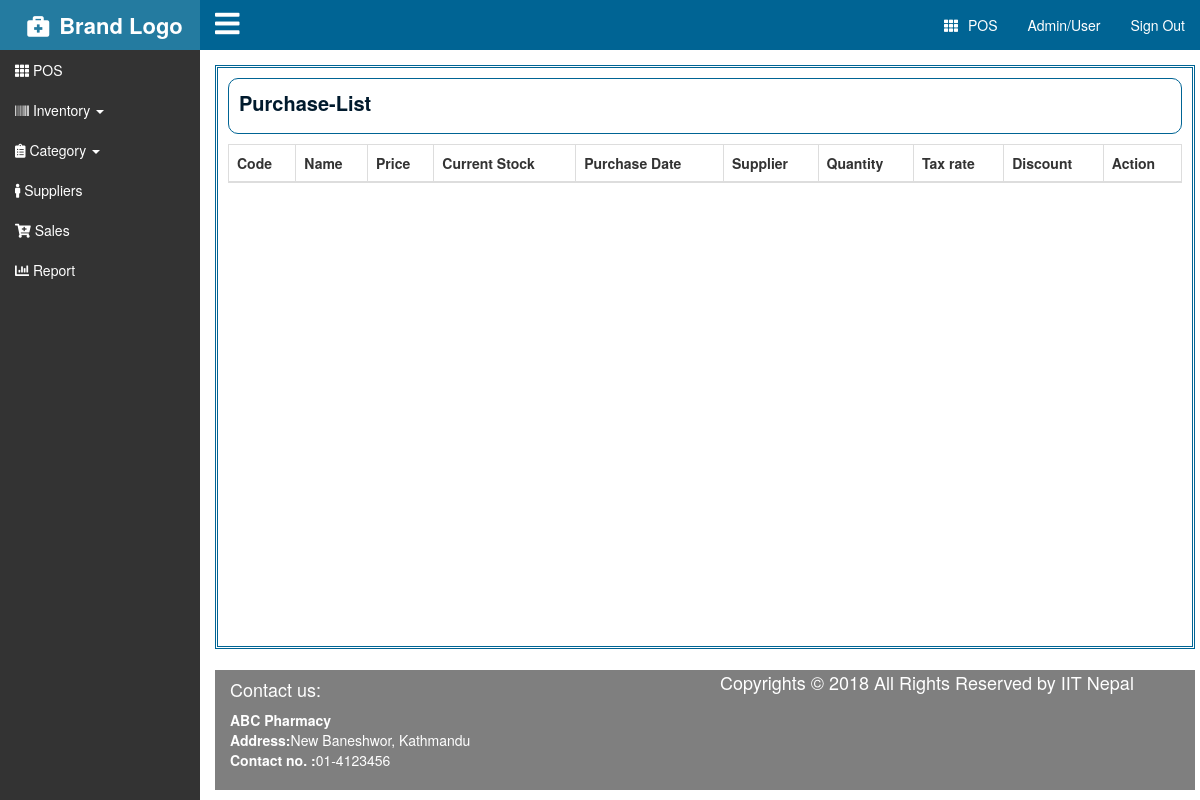
Page /purchase/purchase/ on the earlier database version.
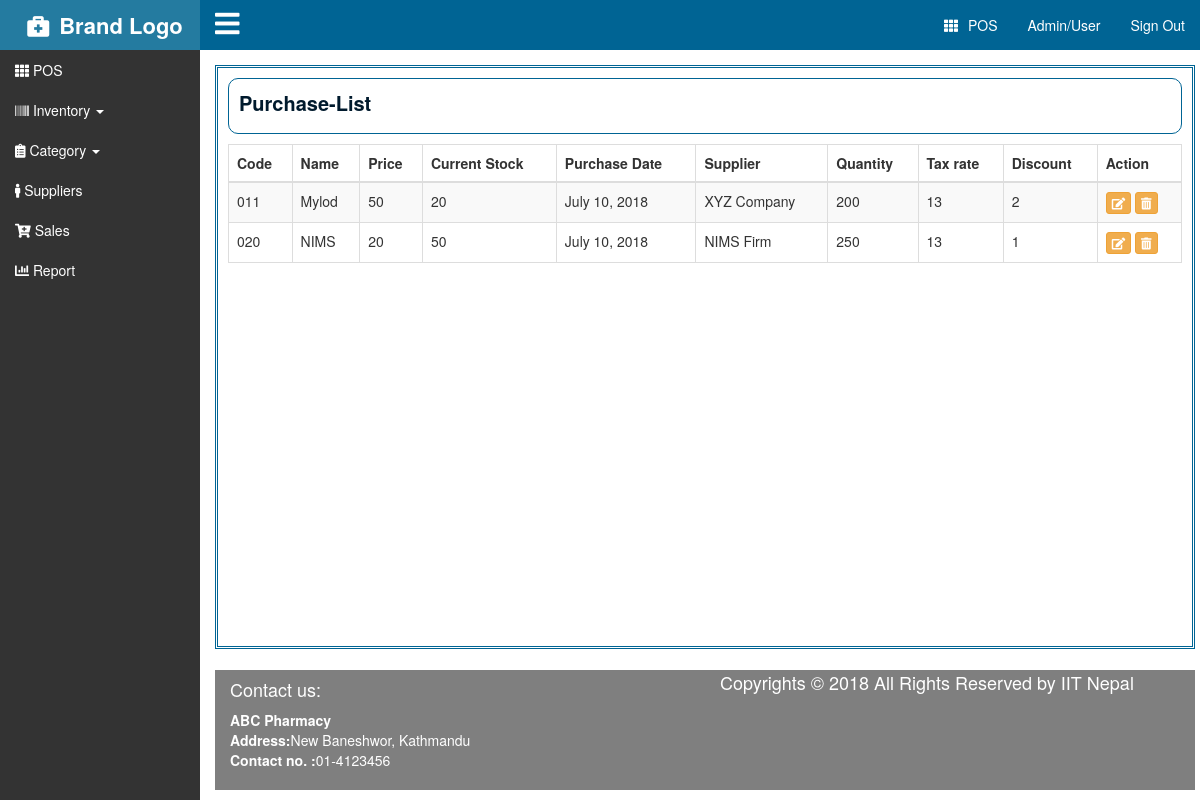
Same page on the later database version.
### purchase/models.py (models this page shows, shortened)
class Purchase(models.Model):
        product_id=models.CharField(max_length=30)
        product_name=models.CharField(max_length=30)
        prodct_price=models.IntegerField()
        currrent_stock=models.IntegerField()
        purchase_date=models.DateField()
        supplier=models.CharField(max_length = 30, blank = 'True')
        quantity=models.IntegerField()
        tax_rate=models.IntegerField()
        discount=models.IntegerField()

### purchase/views.py (the view)
# urls.py: url(r'^purchase/', include('purchase.urls')),
def purchase(request):
    context={
    'purchase':Purchase.objects.all()
    }
    return render(request,'purchase.html',context)

### templates/purchase.html (shortened to what this page needs)
{% extends 'master/index.html' %}
{% load staticfiles %}
{% block heading %} <p> Purchase-List </p> {% endblock %}
{% block content %}
<table class="table table-striped table-bordered table-hover" id="myData">
  <thead>
    <tr>
      <th>Code</th>
      <th>Name</th>
      <th>Price</th>
      <th>Current Stock</th>
      <th>Purchase Date</th>
      <th>Supplier</th>
      <th>Quantity</th>
      <th>Tax rate</th>
      <th>Discount</th>
      <th>Action</th>
    </tr>
  </thead>
  <tbody>
    {% for pur in purchase %}
    <tr>
      <td>{{pur.product_id}}</td>
      <td>{{pur.product_name}}</td>
      <td>{{pur.prodct_price}}</td>
      <td>{{pur.currrent_stock}}</td>
      <td>{{pur.purchase_date}}</td>
      <td>{{pur.supplier}}</td>
      <td>{{pur.quantity}}</td>
      <td>{{pur.tax_rate}}</td>
      <td>{{pur.discount}}</td>
      <td>
        <a href="#" class="btn btn-warning btn-xs"><i class="fas fa-edit"></i></a>
        <a href="#" class="btn btn-warning btn-xs"><i class="fas fa-trash-alt"></i></a>
      </td>
    </tr>
    {% endfor %}
  </tbody>
</table>
{% endblock %}

Differences in the rows shown:
added Purchase: product_id "011", product_name "Mylod", prodct_price "50", currrent_stock "20", purchase_date "July 10, 2018", supplier "XYZ Company", quantity "200", tax_rate "13", discount "2"
added Purchase: product_id "020", product_name "NIMS", prodct_price "20", currrent_stock "50", purchase_date "July 10, 2018", supplier "NIMS Firm", quantity "250", tax_rate "13", discount "1"
